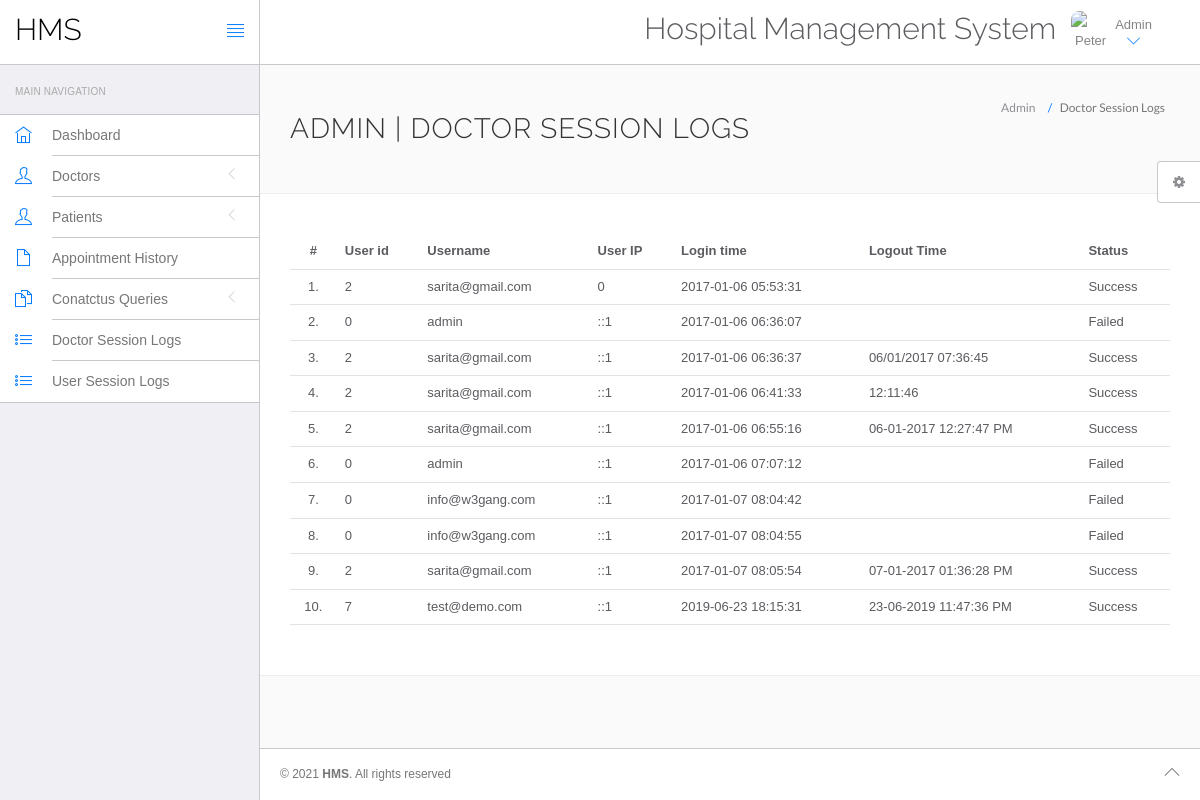
The page /hms/admin/doctor-logs.php (signed in) on the database its author committed.
### tables this page shows
CREATE TABLE `doctorslog` (
  `id` int(11) NOT NULL,
  `uid` int(11) DEFAULT NULL,
  `username` varchar(255) DEFAULT NULL,
  `userip` binary(16) DEFAULT NULL,
  `loginTime` timestamp NULL DEFAULT current_timestamp(),
  `logout` varchar(255) DEFAULT NULL,
  `status` int(11) DEFAULT NULL
);

### hms/admin/doctor-logs.php (the view, shortened to what this page needs)
<?php
include('include/config.php');
?>
<!DOCTYPE html>
<html lang="en">
	<head>
		<link rel="stylesheet" href="vendor/bootstrap/css/bootstrap.min.css">
		<link rel="stylesheet" href="vendor/fontawesome/css/font-awesome.min.css">
		<link rel="stylesheet" href="vendor/themify-icons/themify-icons.min.css">
		<link href="vendor/animate.css/animate.min.css" rel="stylesheet" media="screen">
		<link href="vendor/perfect-scrollbar/perfect-scrollbar.min.css" rel="stylesheet" media="screen">
		<link href="vendor/switchery/switchery.min.css" rel="stylesheet" media="screen">
		<link href="vendor/bootstrap-touchspin/jquery.bootstrap-touchspin.min.css" rel="stylesheet" media="screen">
		<link href="vendor/select2/select2.min.css" rel="stylesheet" media="screen">
		<link href="vendor/bootstrap-datepicker/bootstrap-datepicker3.standalone.min.css" rel="stylesheet" media="screen">
		<link href="vendor/bootstrap-timepicker/bootstrap-timepicker.min.css" rel="stylesheet" media="screen">
		<link rel="stylesheet" href="assets/css/styles.css">
		<link rel="stylesheet" href="assets/css/plugins.css">
		<link rel="stylesheet" href="assets/css/themes/theme-1.css" id="skin_color" />
	</head>
	<body>
		<div id="app">
<?php include('include/sidebar.php');?>
			<div class="app-content">
					<?php include('include/header.php');?>
				<div class="main-content" >
					<div class="wrap-content container" id="container">
						<section id="page-title">
							<div class="row">
								<div class="col-sm-8">
									<h1 class="mainTitle">Admin  | Doctor Session Logs</h1>
																	</div>
								<ol class="breadcrumb">
									<li>
										<span>Admin </span>
									</li>
									<li class="active">
										<span>Doctor Session Logs</span>
									</li>
								</ol>
							</div>
						</section>
						<div class="container-fluid container-fullw bg-white">
									<div class="row">
								<div class="col-md-12">
									<table class="table table-hover" id="sample-table-1">
										<thead>
											<tr>
												<th class="center">#</th>
												<th class="hidden-xs">User id</th>
												<th>Username</th>
												<th>User IP</th>
												<th>Login time</th>
												<th>Logout Time </th>
												<th> Status </th>
											</tr>
										</thead>
										<tbody>
<?php
$sql=mysqli_query($con,"select * from doctorslog ");
$cnt=1;
while($row=mysqli_fetch_array($sql))
{
?>
											<tr>
												<td class="center"><?php echo $cnt;?>.</td>
												<td class="hidden-xs"><?php echo $row['uid'];?></td>
												<td class="hidden-xs"><?php echo $row['username'];?></td>
												<td><?php echo $row['userip'];?></td>
												<td><?php echo $row['loginTime'];?></td>
												<td><?php echo $row['logout'];?>
												</td>
												<td>
<?php if($row['status']==1)
{
	echo "Success";
}
else
{
	echo "Failed";
}?>
</td>
											</tr>
											<?php
$cnt=$cnt+1;
											 }?>
										</tbody>
									</table>
								</div>
							</div>
								</div>
					</div>
				</div>
			</div>
	<?php include('include/footer.php');?>
	<?php include('include/setting.php');?>
		</div>
	</body>
</html>

### hms/admin/include/sidebar.php (shortened to what this page needs)
<div class="sidebar app-aside" id="sidebar">
				<div class="sidebar-container perfect-scrollbar">
<nav>
						<div class="navbar-title">
							<span>Main Navigation</span>
						</div>
						<ul class="main-navigation-menu">
							<li>
								<a href="dashboard.php">
									<div class="item-content">
										<div class="item-media">
											<i class="ti-home"></i>
										</div>
										<div class="item-inner">
											<span class="title"> Dashboard </span>
										</div>
									</div>
								</a>
							</li>
							<li>
								<a href="javascript:void(0)">
									<div class="item-content">
										<div class="item-media">
											<i class="ti-user"></i>
										</div>
										<div class="item-inner">
											<span class="title"> Doctors </span><i class="icon-arrow"></i>
										</div>
									</div>
								</a>
								</li>
				<li>
								<a href="javascript:void(0)">
									<div class="item-content">
										<div class="item-media">
											<i class="ti-user"></i>
										</div>
										<div class="item-inner">
											<span class="title"> Patients </span><i class="icon-arrow"></i>
										</div>
									</div>
								</a>
								</li>
<li>
								<a href="appointment-history.php">
									<div class="item-content">
										<div class="item-media">
											<i class="ti-file"></i>
										</div>
										<div class="item-inner">
											<span class="title"> Appointment History </span>
										</div>
									</div>
								</a>
							</li>
				<li>
								<a href="javascript:void(0)">
									<div class="item-content">
										<div class="item-media">
											<i class="ti-files"></i>
										</div>
										<div class="item-inner">
											<span class="title"> Conatctus Queries </span><i class="icon-arrow"></i>
										</div>
									</div>
								</a>
								</li>
	<li>
								<a href="doctor-logs.php">
									<div class="item-content">
										<div class="item-media">
											<i class="ti-list"></i>
										</div>
										<div class="item-inner">
											<span class="title"> Doctor Session Logs </span>
										</div>
									</div>
								</a>
							</li>
							<li>
								<a href="user-logs.php">
									<div class="item-content">
										<div class="item-media">
											<i class="ti-list"></i>
										</div>
										<div class="item-inner">
											<span class="title"> User Session Logs </span>
										</div>
									</div>
								</a>
							</li>
						</ul>
					</nav>
					</div>
			</div>

### hms/admin/include/header.php (shortened to what this page needs)
<header class="navbar navbar-default navbar-static-top">
					<div class="navbar-header">
						<a class="navbar-brand" href="#">
							<h2 style="padding-top:20%; color:#000 ">HMS</h2>
						</a>
						<a href="#" class="sidebar-toggler pull-right visible-md visible-lg" data-toggle-class="app-sidebar-closed" data-toggle-target="#app">
							<i class="ti-align-justify"></i>
						</a>
					</div>
					<div class="navbar-collapse collapse">
						<ul class="nav navbar-right">
								<li  style="padding-top:2% ">
								<h2>Hospital Management System</h2>
							</li>
							<li class="dropdown current-user">
								<a href class="dropdown-toggle" data-toggle="dropdown">
									<img src="assets/images/avatar-1.jpg" alt="Peter"> <span class="username">
			Admin
									<i class="ti-angle-down"></i></i></span>
								</a>
							</li>
						</ul>
					</div>
				</header>

### hms/admin/include/footer.php
<footer>
				<div class="footer-inner">
					<div class="pull-left">
						&copy; <span class="current-year"></span><span class="text-bold text-uppercase"> HMS</span>. <span>All rights reserved</span>
					</div>
					<div class="pull-right">
						<span class="go-top"><i class="ti-angle-up"></i></span>
					</div>
				</div>
			</footer>

### hms/admin/include/setting.php (shortened to what this page needs)
<div class="settings panel panel-default hidden-xs hidden-sm" id="settings">
				<button ct-toggle="toggle" data-toggle-class="active" data-toggle-target="#settings" class="btn btn-default">
					<i class="fa fa-spin fa-gear"></i>
				</button>
			</div>

### hms/admin/assets/css/plugins.css (style rules this page uses)
.perfect-scrollbar { overflow-y: hidden !important; }

### hms/admin/assets/css/themes/theme-1.css (style rules this page uses)
body { background: #FAFAFA; }
header .navbar-header { background: #ffffff !important; border-right-color: #c8c7cc !important; border-bottom-color: #c8c7cc !important; }
header .navbar-header .sidebar-toggler, header .navbar-header .sidebar-mobile-toggler { color: #007aff !important; }
header .navbar-header .navbar-brand { color: #777 !important; }
header .navbar-collapse { background: #ffffff !important; border-bottom-color: #c8c7cc !important; box-shadow: none !important; }
header .navbar-collapse .navbar-right > li > a { color: #777; }
header .navbar-collapse .navbar-right > li > a i { color: #007aff !important; }
#sidebar { background: #EFEFF4 !important; }
#sidebar:before { border-right-width: "1px" !important; border-right-style: solid; border-right-color: #c8c7cc !important; }
#sidebar nav { border-right-width: "1px" !important; border-right-style: solid; border-right-color: #c8c7cc !important; }
#sidebar nav .navbar-title { color: #aaaaaa; }
#sidebar nav > ul { background: #ffffff !important; border-bottom-color: #c8c7cc !important; border-top-color: #c8c7cc !important; }
#sidebar nav > ul > li > a .item-media > i { color: #007aff !important; }
#sidebar nav > ul > li > a .item-inner { color: #777 !important; border-bottom-color: #c8c7cc; }
#app > footer { background: #ffffff !important; border-top-color: #c8c7cc !important; color: #777; }

### rows shown on the page
doctorslog: uid "2", username "sarita@gmail.com", userip "0", loginTime "2017-01-06 05:53:31", status "Success"
doctorslog: uid "0", username "admin", userip "::1", loginTime "2017-01-06 06:36:07", status "Failed"
doctorslog: uid "2", username "sarita@gmail.com", userip "::1", loginTime "2017-01-06 06:36:37", logout "06/01/2017 07:36:45", status "Success"
doctorslog: uid "2", username "sarita@gmail.com", userip "::1", loginTime "2017-01-06 06:41:33", logout "12:11:46", status "Success"
doctorslog: uid "2", username "sarita@gmail.com", userip "::1", loginTime "2017-01-06 06:55:16", logout "06-01-2017 12:27:47 PM", status "Success"
doctorslog: uid "0", username "admin", userip "::1", loginTime "2017-01-06 07:07:12", status "Failed"
doctorslog: uid "0", username "info@w3gang.com", userip "::1", loginTime "2017-01-07 08:04:42", status "Failed"
doctorslog: uid "0", username "info@w3gang.com", userip "::1", loginTime "2017-01-07 08:04:55", status "Failed"
doctorslog: uid "2", username "sarita@gmail.com", userip "::1", loginTime "2017-01-07 08:05:54", logout "07-01-2017 01:36:28 PM", status "Success"
doctorslog: uid "7", username "test@demo.com", userip "::1", loginTime "2019-06-23 18:15:31", logout "23-06-2019 11:47:36 PM", status "Success"
